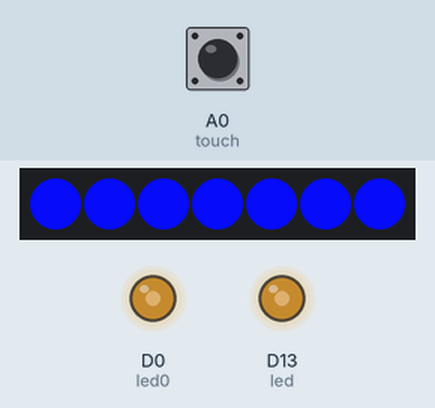
A program run on a simulated CircuitPython board. Shown: 7 RGB LEDs in strip order, left to right, output pins drawn as LEDs (lit = HIGH). The inputs (shaded band) are chosen by the test bench; at power-on: A0 (touch) LOW. Dim RGB values are drawn brighter than linear; touch pads read as touched when driven HIGH.

Above: at 1.2 s.
1.3 s: A0 (touch) pulled HIGH for 0.15 s
At 2.1 s:
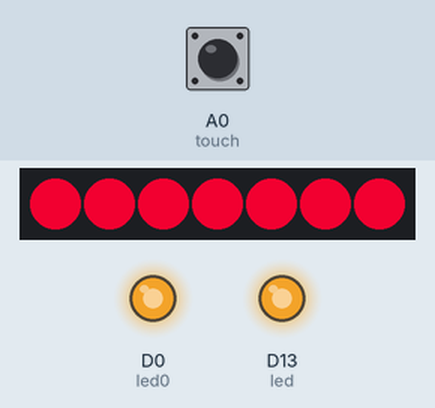
2.9 s: A0 (touch) pulled HIGH for 1 s
At 4.05 s:
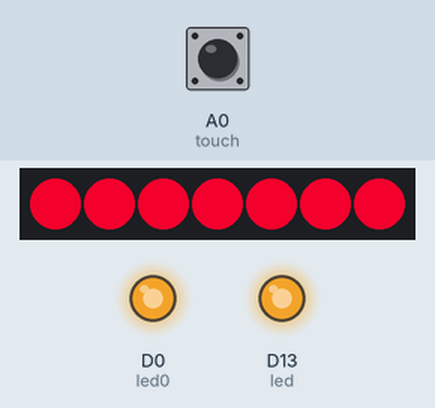
4.5 s: A0 (touch) pulled HIGH for 3.2 s
9.2 s: A0 (touch) pulled HIGH for 0.15 s
At 9.8 s:
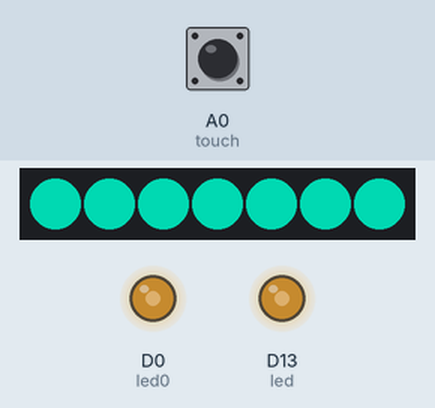
12.9 s: A0 (touch) pulsed HIGH 2 times (0.12 s each, 0.3 s apart)
At 13.11 s:
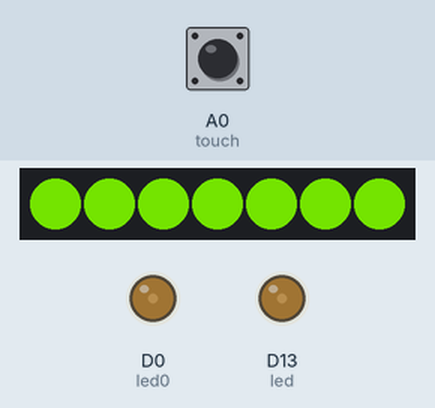
Timing chart, 0 to 20.0 s (numbered marks = the images above; inputs shaded):
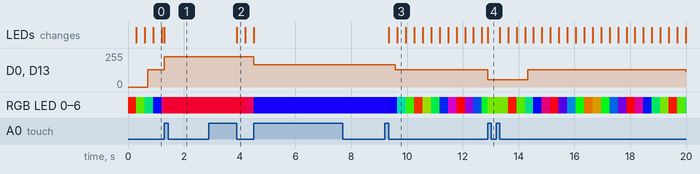

The program:

code.py
```python
import time
import board
import pulseio
import touchio
import adafruit_ws2801
import adafruit_fancyled.adafruit_fancyled as fancy

led = pulseio.PWMOut( board.D13, frequency = 5000, duty_cycle = 128 )
led0 = pulseio.PWMOut( board.D0, frequency = 5000, duty_cycle = 128 )
strip = adafruit_ws2801.WS2801( board.D3, board.D4, 7, auto_write=False)

touch = touchio.TouchIn( board.A0 )

throbbing = True
goingup = True
valduty = 5
wason = False

# across the rainbow
grad = [ (0.0,0xFF0000), (0.33,0x00FF00), (0.67,0x0000FF), (1.0,0xFF0000) ]
palette = fancy.expand_gradient( grad, 20 )

offset = 0.25

while True :
    if throbbing :
        if goingup :
            valduty = valduty + 1
            if valduty > 250 :
                goingup = False
        else :
            valduty = valduty - 1
            if valduty < 5 :
                goingup = True

        tmpduty = valduty << 8
        led.duty_cycle = tmpduty
        led0.duty_cycle = tmpduty
        offset = ( valduty % 256 ) / 255
        color = fancy.palette_lookup( palette, offset )
        strip.fill( color.pack() )
        strip.show()

    # deal w/ switching modes
    wason = not touch.value
    time.sleep(0.005)  # 5ms delay

    if not wason and touch.value :
        # both was and is currently pressed, so toggle throbbing mode
        throbbing = not throbbing

        # wait until they release the button
        while touch.value :
            time.sleep(0.005)  # debounce 5ms delay
```

Measured:
- after the input at 1.3 s, D0 (led0), D13 (led): 128/255 → 228/255 at once
- after the input at 2.9 s, RGB LED 0–6: RGB(213, 0, 42) → RGB(216, 0, 39) after 1.0 s, → RGB(187, 0, 68) 0.30 s later; the LEDs: change after 1.0 s (image 2)
- after the input at 9.2 s, D0 (led0), D13 (led): 168/255 → 128/255 after 0.38 s; RGB LED 0–6: RGB(21, 0, 234) → RGB(18, 0, 237) after 0.15 s, → RGB(0, 140, 115) 0.30 s later, → RGB(47, 208, 0) 0.30 s later, → RGB(214, 41, 0) 0.30 s later, … (12 changes in this stretch)
- after the input at 12.9 s, D0 (led0), D13 (led): 128/255 → 53/255 at once, → 128/255 1.4 s later
